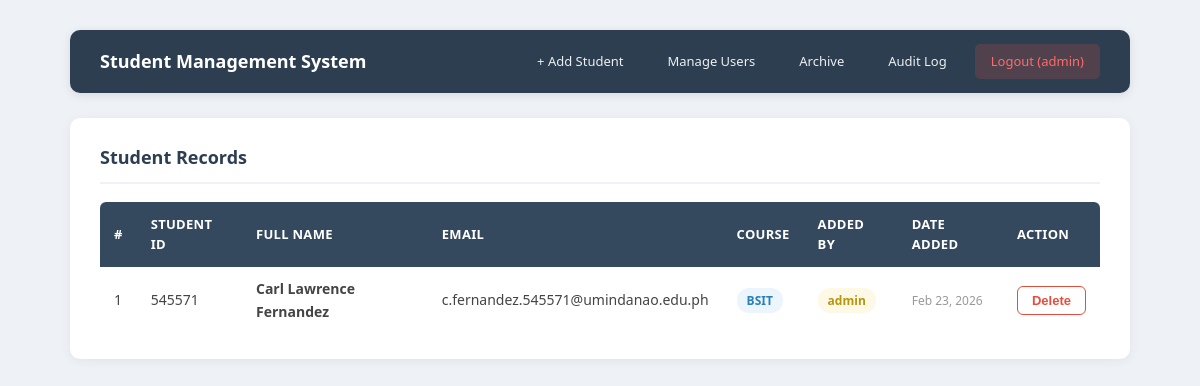
/LABEXAM2/Infosec_lab2/dashboard.php (signed in), run on the app's committed database.
### tables this page shows
CREATE TABLE `students` (
  `id` int(11) NOT NULL,
  `student_id` varchar(50) NOT NULL,
  `fullname` varchar(100) NOT NULL,
  `email` varchar(100) NOT NULL,
  `course_id` int(11) NOT NULL,
  `created_by` int(11) DEFAULT NULL,
  `is_deleted` tinyint(1) NOT NULL DEFAULT 0,
  `deleted_by` int(11) DEFAULT NULL,
  `created_at` timestamp NOT NULL DEFAULT current_timestamp(),
  `updated_at` timestamp NOT NULL DEFAULT current_timestamp() ON UPDATE current_timestamp()
);

CREATE TABLE `courses` (
  `id` int(11) NOT NULL,
  `course_code` varchar(20) NOT NULL,
  `course_name` varchar(100) NOT NULL,
  `description` varchar(255) DEFAULT NULL
);

CREATE TABLE `users` (
  `id` int(11) NOT NULL,
  `username` varchar(100) NOT NULL,
  `password` varchar(255) NOT NULL,
  `created_at` timestamp NOT NULL DEFAULT current_timestamp()
);

### LABEXAM2/Infosec_lab2/dashboard.php (the view, shortened to what this page needs)
<?php
include("db.php");
try {
    $stmt = $pdo->prepare("
        SELECT s.id, s.student_id, s.fullname, s.email,
               c.course_code AS course,
               u.username AS created_by_user,
               s.created_at
        FROM students s
        LEFT JOIN courses c ON s.course_id = c.id
        LEFT JOIN users u ON s.created_by = u.id
        WHERE s.is_deleted = 0
        ORDER BY s.id ASC
    ");
    $stmt->execute();
    $students = $stmt->fetchAll();
} catch (PDOException $e) {
    error_log("dashboard.php query error: " . $e->getMessage());
    $students = [];
    $flash_error = "Unable to load student records.";
}
?>
<!DOCTYPE html>
<html>
<head>
    <link rel="stylesheet" href="style.css">
</head>
<body>
<div class="page-wrapper">
    <nav class="navbar">
        <span class="nav-brand">Student Management System</span>
        <div class="nav-links">
            <a href="add_student.php">+ Add Student</a>
            <a href="add_user.php">Manage Users</a>
            <a href="archive.php">Archive</a>
            <a href="audit_log.php">Audit Log</a>
            <a href="logout.php" class="btn-logout">Logout (<?php echo htmlspecialchars($_SESSION['username'], ENT_QUOTES, 'UTF-8'); ?>)</a>
        </div>
    </nav>
    <div class="card">
        <h3>Student Records</h3>
        <?php if (empty($students)): ?>
            <div class="empty-state">
                <p>No students found.</p>
                <a href="add_student.php" class="btn btn-success">Add Your First Student</a>
            </div>
        <?php else: ?>
            <table class="data-table">
            <thead>
                <tr>
                    <th>#</th>
                    <th>Student ID</th>
                    <th>Full Name</th>
                    <th>Email</th>
                    <th>Course</th>
                    <th>Added By</th>
                    <th>Date Added</th>
                    <th>Action</th>
                </tr>
            </thead>
            <tbody>
            <?php foreach ($students as $row): ?>
                <tr>
                    <td><?php echo htmlspecialchars($row['id'], ENT_QUOTES, 'UTF-8'); ?></td>
                    <td><?php echo htmlspecialchars($row['student_id'], ENT_QUOTES, 'UTF-8'); ?></td>
                    <td><strong><?php echo htmlspecialchars($row['fullname'], ENT_QUOTES, 'UTF-8'); ?></strong></td>
                    <td><?php echo htmlspecialchars($row['email'], ENT_QUOTES, 'UTF-8'); ?></td>
                    <td><span class="badge badge-course"><?php echo htmlspecialchars($row['course'] ?? '—', ENT_QUOTES, 'UTF-8'); ?></span></td>
                    <td>
                        <?php if (!empty($row['created_by_user'])): ?>
                            <span class="badge badge-user"><?php echo htmlspecialchars($row['created_by_user'], ENT_QUOTES, 'UTF-8'); ?></span>
                        <?php else: ?>
                            <span class="meta-text">—</span>
                        <?php endif; ?>
                    </td>
                    <td><span class="meta-text"><?php echo htmlspecialchars(date('M d, Y', strtotime($row['created_at'])), ENT_QUOTES, 'UTF-8'); ?></span></td>
                    <td>
                        <form method="POST" action="delete_student.php" style="display:inline;"
                              onsubmit="return confirm('Are you sure you want to delete <?php echo htmlspecialchars($row['fullname'], ENT_QUOTES, 'UTF-8'); ?>? This student will be moved to the archive.');">
                            <button type="submit" class="btn btn-danger">Delete</button>
                        </form>
                    </td>
                </tr>
            <?php endforeach; ?>
            </tbody>
            </table>
        <?php endif; ?>
    </div>
</div>
</body>
</html>

### LABEXAM2/Infosec_lab2/style.css (style rules this page uses)
* { margin: 0; padding: 0; box-sizing: border-box; }
body { font-family: 'Segoe UI', Tahoma, Geneva, Verdana, sans-serif; background: #eef2f7; color: #333; line-height: 1.6; }
.page-wrapper { max-width: 1100px; margin: 0 auto; padding: 30px 20px; }
.btn { display: inline-block; padding: 10px 22px; font-size: 14px; font-weight: 600; border: none; border-radius: 6px; cursor: pointer; transition: background 0.2s, transform 0.1s; text-decoration: none; }
.btn-danger { background: none; border: 1px solid #e74c3c; color: #e74c3c; padding: 6px 14px; font-size: 13px; }
.navbar { display: flex; justify-content: space-between; align-items: center; background: #2c3e50; padding: 14px 30px; border-radius: 10px; margin-bottom: 25px; box-shadow: 0 2px 10px rgba(0,0,0,0.1); }
.navbar .nav-brand { color: #fff; font-size: 18px; font-weight: 700; }
.navbar .nav-links { display: flex; gap: 12px; align-items: center; }
.navbar .nav-links a { color: #ecf0f1; text-decoration: none; padding: 7px 16px; border-radius: 5px; font-size: 13px; font-weight: 500; transition: background 0.2s; }
.navbar .nav-links a.btn-logout { background: rgba(231,76,60,0.2); color: #ff6b6b; }
.card { background: #fff; border-radius: 10px; padding: 25px 30px; box-shadow: 0 2px 12px rgba(0,0,0,0.06); }
.card h3 { font-size: 18px; color: #2c3e50; margin-bottom: 18px; padding-bottom: 10px; border-bottom: 2px solid #eef2f7; }
.data-table { width: 100%; border-collapse: collapse; font-size: 14px; }
.data-table thead th { background: #34495e; color: #fff; padding: 12px 14px; text-align: left; font-weight: 600; font-size: 13px; text-transform: uppercase; letter-spacing: 0.3px; }
.data-table thead th:first-child { border-radius: 6px 0 0 0; }
.data-table thead th:last-child { border-radius: 0 6px 0 0; }
.data-table tbody td { padding: 11px 14px; border-bottom: 1px solid #eef2f7; color: #444; }
.data-table tbody tr:last-child td { border-bottom: none; }
.badge { display: inline-block; padding: 3px 10px; border-radius: 12px; font-size: 12px; font-weight: 600; }
.badge-course { background: #ebf5fb; color: #2980b9; }
.badge-user { background: #fef9e7; color: #b7950b; }
.meta-text { font-size: 12px; color: #999; }

### data on the page
students: id "1", student "545571", fullname "Carl Lawrence Fernandez", email "c.fernandez.545571@umindanao.edu.ph", course.course_code "BSIT", users.username "admin", created_at "Feb 23, 2026"

### other printed values
$_SESSION['username'] "admin"
